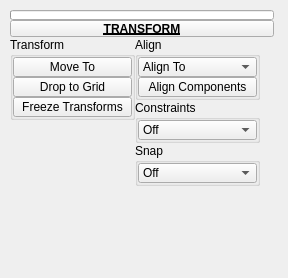
<?xml version="1.0" encoding="UTF-8"?>
<ui version="4.0">
 <class>QtUi</class>
 <widget class="QMainWindow" name="QtUi">
  <property name="enabled">
   <bool>true</bool>
  </property>
  <property name="geometry">
   <rect>
    <x>0</x>
    <y>0</y>
    <width>288</width>
    <height>278</height>
   </rect>
  </property>
  <property name="minimumSize">
   <size>
    <width>111</width>
    <height>0</height>
   </size>
  </property>
  <property name="maximumSize">
   <size>
    <width>999</width>
    <height>999</height>
   </size>
  </property>
  <property name="windowTitle">
   <string>Toolkit</string>
  </property>
  <property name="tabShape">
   <enum>QTabWidget::Triangular</enum>
  </property>
  <property name="dockNestingEnabled">
   <bool>true</bool>
  </property>
  <property name="dockOptions">
   <set>QMainWindow::AllowNestedDocks|QMainWindow::AllowTabbedDocks|QMainWindow::AnimatedDocks|QMainWindow::ForceTabbedDocks</set>
  </property>
  <widget class="QWidget" name="mainWindow">
   <widget class="QWidget" name="layoutWidget_2">
    <property name="geometry">
     <rect>
      <x>10</x>
      <y>10</y>
      <width>264</width>
      <height>262</height>
     </rect>
    </property>
    <layout class="QGridLayout" name="gridLayout_2">
     <property name="spacing">
      <number>0</number>
     </property>
     <item row="0" column="1" colspan="2">
      <widget class="TkProgressBar" name="progressBar">
       <property name="sizePolicy">
        <sizepolicy hsizetype="Ignored" vsizetype="Fixed">
         <horstretch>0</horstretch>
         <verstretch>0</verstretch>
        </sizepolicy>
       </property>
       <property name="minimumSize">
        <size>
         <width>0</width>
         <height>10</height>
        </size>
       </property>
       <property name="maximumSize">
        <size>
         <width>16777215</width>
         <height>10</height>
        </size>
       </property>
       <property name="value">
        <number>0</number>
       </property>
       <property name="textVisible">
        <bool>false</bool>
       </property>
      </widget>
     </item>
     <item row="1" column="1" colspan="2">
      <widget class="TkPushButton_Draggable" name="d000">
       <property name="minimumSize">
        <size>
         <width>19</width>
         <height>17</height>
        </size>
       </property>
       <property name="maximumSize">
        <size>
         <width>999</width>
         <height>17</height>
        </size>
       </property>
       <property name="font">
        <font>
         <weight>75</weight>
         <bold>true</bold>
         <underline>true</underline>
        </font>
       </property>
       <property name="text">
        <string>TRANSFORM</string>
       </property>
       <property name="checkable">
        <bool>true</bool>
       </property>
      </widget>
     </item>
     <item row="2" column="1">
      <layout class="QHBoxLayout" name="horizontalLayout">
       <item>
        <layout class="QVBoxLayout" name="verticalLayout">
         <property name="spacing">
          <number>0</number>
         </property>
         <item>
          <widget class="QGroupBox" name="groupBox_5">
           <property name="minimumSize">
            <size>
             <width>125</width>
             <height>0</height>
            </size>
           </property>
           <property name="maximumSize">
            <size>
             <width>999</width>
             <height>999</height>
            </size>
           </property>
           <property name="title">
            <string>Transform</string>
           </property>
           <layout class="QVBoxLayout" name="verticalLayout_7">
            <property name="spacing">
             <number>0</number>
            </property>
            <property name="leftMargin">
             <number>0</number>
            </property>
            <property name="topMargin">
             <number>0</number>
            </property>
            <property name="rightMargin">
             <number>0</number>
            </property>
            <property name="bottomMargin">
             <number>0</number>
            </property>
            <item>
             <widget class="QPushButton" name="b005">
              <property name="enabled">
               <bool>true</bool>
              </property>
              <property name="minimumSize">
               <size>
                <width>0</width>
                <height>20</height>
               </size>
              </property>
              <property name="maximumSize">
               <size>
                <width>999</width>
                <height>20</height>
               </size>
              </property>
              <property name="toolTip">
               <string>Move selected object(s) to last selected.</string>
              </property>
              <property name="text">
               <string>Move To</string>
              </property>
              <property name="iconSize">
               <size>
                <width>18</width>
                <height>18</height>
               </size>
              </property>
              <property name="autoDefault">
               <bool>false</bool>
              </property>
              <property name="default">
               <bool>false</bool>
              </property>
              <property name="flat">
               <bool>false</bool>
              </property>
             </widget>
            </item>
            <item>
             <widget class="TkToolButton" name="tb000">
              <property name="enabled">
               <bool>true</bool>
              </property>
              <property name="minimumSize">
               <size>
                <width>0</width>
                <height>20</height>
               </size>
              </property>
              <property name="maximumSize">
               <size>
                <width>999</width>
                <height>20</height>
               </size>
              </property>
              <property name="toolTip">
               <string>Move selected object to grid.</string>
              </property>
              <property name="layoutDirection">
               <enum>Qt::LeftToRight</enum>
              </property>
              <property name="text">
               <string>Drop to Grid</string>
              </property>
             </widget>
            </item>
            <item>
             <widget class="QPushButton" name="b002">
              <property name="enabled">
               <bool>true</bool>
              </property>
              <property name="minimumSize">
               <size>
                <width>0</width>
                <height>20</height>
               </size>
              </property>
              <property name="maximumSize">
               <size>
                <width>999</width>
                <height>20</height>
               </size>
              </property>
              <property name="toolTip">
               <string>Freeze transformations on any selected objects</string>
              </property>
              <property name="text">
               <string>Freeze Transforms</string>
              </property>
              <property name="iconSize">
               <size>
                <width>18</width>
                <height>18</height>
               </size>
              </property>
              <property name="autoDefault">
               <bool>false</bool>
              </property>
              <property name="default">
               <bool>false</bool>
              </property>
              <property name="flat">
               <bool>false</bool>
              </property>
             </widget>
            </item>
           </layout>
          </widget>
         </item>
         <item>
          <spacer name="verticalSpacer">
           <property name="orientation">
            <enum>Qt::Vertical</enum>
           </property>
           <property name="sizeHint" stdset="0">
            <size>
             <width>20</width>
             <height>40</height>
            </size>
           </property>
          </spacer>
         </item>
        </layout>
       </item>
       <item>
        <layout class="QVBoxLayout" name="verticalLayout_2">
         <property name="spacing">
          <number>0</number>
         </property>
         <item>
          <widget class="QGroupBox" name="Align">
           <property name="enabled">
            <bool>true</bool>
           </property>
           <property name="minimumSize">
            <size>
             <width>125</width>
             <height>0</height>
            </size>
           </property>
           <property name="maximumSize">
            <size>
             <width>999</width>
             <height>999</height>
            </size>
           </property>
           <property name="title">
            <string>Align</string>
           </property>
           <layout class="QVBoxLayout" name="verticalLayout_4">
            <property name="spacing">
             <number>0</number>
            </property>
            <property name="leftMargin">
             <number>0</number>
            </property>
            <property name="topMargin">
             <number>0</number>
            </property>
            <property name="rightMargin">
             <number>0</number>
            </property>
            <property name="bottomMargin">
             <number>0</number>
            </property>
            <item>
             <widget class="TkComboBox" name="cmb002">
              <property name="minimumSize">
               <size>
                <width>0</width>
                <height>20</height>
               </size>
              </property>
              <property name="maximumSize">
               <size>
                <width>999</width>
                <height>20</height>
               </size>
              </property>
              <property name="toolTip">
               <string>Align to objects.</string>
              </property>
              <property name="editable">
               <bool>false</bool>
              </property>
              <property name="sizeAdjustPolicy">
               <enum>QComboBox::AdjustToContents</enum>
              </property>
              <item>
               <property name="text">
                <string>Align To</string>
               </property>
              </item>
             </widget>
            </item>
            <item>
             <widget class="TkToolButton" name="tb001">
              <property name="enabled">
               <bool>true</bool>
              </property>
              <property name="minimumSize">
               <size>
                <width>0</width>
                <height>20</height>
               </size>
              </property>
              <property name="maximumSize">
               <size>
                <width>999</width>
                <height>20</height>
               </size>
              </property>
              <property name="toolTip">
               <string>Align selected vertices/edges along the specified axes.</string>
              </property>
              <property name="text">
               <string>Align Components</string>
              </property>
              <property name="iconSize">
               <size>
                <width>18</width>
                <height>18</height>
               </size>
              </property>
             </widget>
            </item>
           </layout>
          </widget>
         </item>
         <item>
          <widget class="QGroupBox" name="groupBox">
           <property name="minimumSize">
            <size>
             <width>125</width>
             <height>0</height>
            </size>
           </property>
           <property name="maximumSize">
            <size>
             <width>999</width>
             <height>999</height>
            </size>
           </property>
           <property name="title">
            <string>Constraints</string>
           </property>
           <layout class="QVBoxLayout" name="verticalLayout_5">
            <property name="spacing">
             <number>0</number>
            </property>
            <property name="leftMargin">
             <number>0</number>
            </property>
            <property name="topMargin">
             <number>0</number>
            </property>
            <property name="rightMargin">
             <number>0</number>
            </property>
            <property name="bottomMargin">
             <number>0</number>
            </property>
            <item>
             <widget class="TkComboBox" name="cmb001">
              <property name="minimumSize">
               <size>
                <width>0</width>
                <height>20</height>
               </size>
              </property>
              <property name="maximumSize">
               <size>
                <width>999</width>
                <height>20</height>
               </size>
              </property>
              <property name="toolTip">
               <string>Transform constraints.</string>
              </property>
              <property name="editable">
               <bool>false</bool>
              </property>
              <property name="sizeAdjustPolicy">
               <enum>QComboBox::AdjustToContents</enum>
              </property>
              <item>
               <property name="text">
                <string>Off</string>
               </property>
              </item>
             </widget>
            </item>
           </layout>
          </widget>
         </item>
         <item>
          <widget class="QGroupBox" name="groupBox_2">
           <property name="minimumSize">
            <size>
             <width>125</width>
             <height>0</height>
            </size>
           </property>
           <property name="maximumSize">
            <size>
             <width>999</width>
             <height>999</height>
            </size>
           </property>
           <property name="title">
            <string>Snap</string>
           </property>
           <layout class="QVBoxLayout" name="verticalLayout_6">
            <property name="spacing">
             <number>0</number>
            </property>
            <property name="leftMargin">
             <number>0</number>
            </property>
            <property name="topMargin">
             <number>0</number>
            </property>
            <property name="rightMargin">
             <number>0</number>
            </property>
            <property name="bottomMargin">
             <number>0</number>
            </property>
            <item>
             <widget class="TkComboBox" name="cmb003">
              <property name="minimumSize">
               <size>
                <width>0</width>
                <height>20</height>
               </size>
              </property>
              <property name="maximumSize">
               <size>
                <width>999</width>
                <height>20</height>
               </size>
              </property>
              <property name="toolTip">
               <string>Transform tool snap settings.</string>
              </property>
              <property name="editable">
               <bool>false</bool>
              </property>
              <property name="sizeAdjustPolicy">
               <enum>QComboBox::AdjustToContents</enum>
              </property>
              <item>
               <property name="text">
                <string>Off</string>
               </property>
              </item>
             </widget>
            </item>
           </layout>
          </widget>
         </item>
         <item>
          <spacer name="verticalSpacer_2">
           <property name="orientation">
            <enum>Qt::Vertical</enum>
           </property>
           <property name="sizeHint" stdset="0">
            <size>
             <width>20</width>
             <height>40</height>
            </size>
           </property>
          </spacer>
         </item>
        </layout>
       </item>
      </layout>
     </item>
    </layout>
   </widget>
  </widget>
 </widget>
 <customwidgets>
  <customwidget>
   <class>TkToolButton</class>
   <extends>QToolButton</extends>
   <header>widgets.tktoolbutton.h</header>
  </customwidget>
  <customwidget>
   <class>TkPushButton_Draggable</class>
   <extends>QPushButton</extends>
   <header>widgets.tkpushbuttondraggable.h</header>
  </customwidget>
  <customwidget>
   <class>TkProgressBar</class>
   <extends>QProgressBar</extends>
   <header>widgets.tkprogressbar.h</header>
  </customwidget>
  <customwidget>
   <class>TkComboBox</class>
   <extends>QComboBox</extends>
   <header>widgets.tkcombobox.h</header>
  </customwidget>
 </customwidgets>
 <resources/>
 <connections/>
 <designerdata>
  <property name="gridDeltaX">
   <number>5</number>
  </property>
  <property name="gridDeltaY">
   <number>5</number>
  </property>
  <property name="gridSnapX">
   <bool>true</bool>
  </property>
  <property name="gridSnapY">
   <bool>true</bool>
  </property>
  <property name="gridVisible">
   <bool>true</bool>
  </property>
 </designerdata>
</ui>
